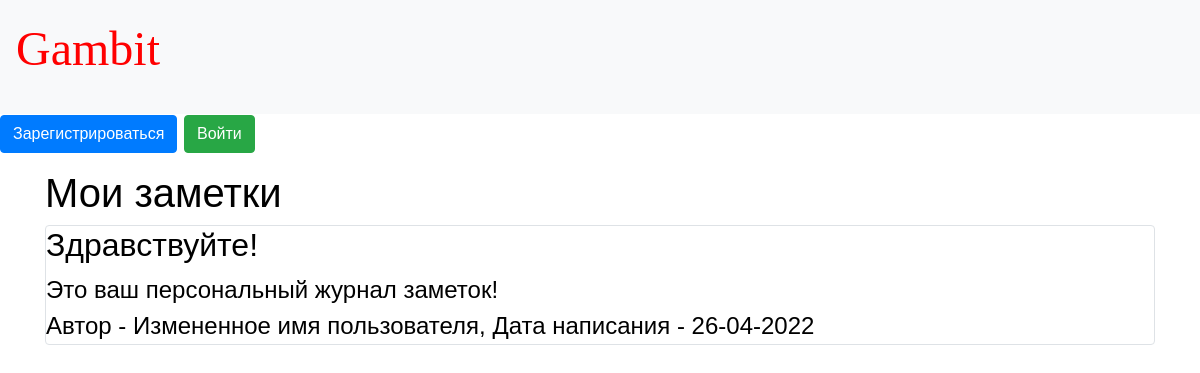
The page / on the database its author committed.
### data/news.py (models this page shows)
class News(SqlAlchemyBase):
    __tablename__ = 'news'
    id = sqlalchemy.Column(sqlalchemy.Integer,
                           primary_key=True, autoincrement=True)
    title = sqlalchemy.Column(sqlalchemy.String, nullable=True)
    content = sqlalchemy.Column(sqlalchemy.String, nullable=True)
    created_date = sqlalchemy.Column(sqlalchemy.DateTime,
                                     default=datetime.datetime.now)
    is_private = sqlalchemy.Column(sqlalchemy.Boolean, default=True)
    user_id = sqlalchemy.Column(sqlalchemy.Integer,
                                sqlalchemy.ForeignKey("users.id"))
    user = orm.relation('User')

### data/users.py (models this page shows, shortened)
class User(SqlAlchemyBase, UserMixin):
    __tablename__ = 'users'
    id = sqlalchemy.Column(sqlalchemy.Integer,
                           primary_key=True, autoincrement=True)
    name = sqlalchemy.Column(sqlalchemy.String, nullable=True)
    about = sqlalchemy.Column(sqlalchemy.String, nullable=True)
    email = sqlalchemy.Column(sqlalchemy.String,
                              index=True, unique=True, nullable=True)
    hashed_password = sqlalchemy.Column(sqlalchemy.String, nullable=True)
    created_date = sqlalchemy.Column(sqlalchemy.DateTime,
                                     default=datetime.datetime.now)
    news = orm.relation("News", back_populates='user')

### main.py (the view)
@app.route("/")
def index():
    db_sess = db_session.create_session()
    if current_user.is_authenticated:
        news = db_sess.query(News).filter(
            (News.user == current_user) | (News.is_private != True))
    else:
        news = db_sess.query(News).filter(News.is_private != True)
    return render_template("index.html", news=news)

### data/db_session.py (called while the page is built)
def create_session() -> Session:
    global __factory
    return __factory()

### templates/index.html (shortened to what this page needs)
{% extends "base.html" %}
{% block content %}
<h1>Мои заметки</h1>
{% for item in news%}
<div class="col-md6 border rounded">
    <h2>{{item.title}}</h2>
    <div>
        {{item.content}}
    </div>
    <div>
        Автор - {{item.user.name}}, Дата написания - {{item.created_date.strftime('%d-%m-%Y')}}
    </div>
</div>
{% endfor %}
{% endblock %}

### rows shown on the page
News: title "Здравствуйте!", content "Это ваш персональный журнал заметок!", user.name "Измененное имя пользователя", created_date "26-04-2022"
